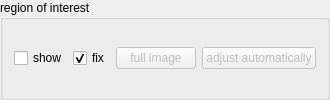
            <widget class="QGroupBox" name="groupBox_8">
             <property name="minimumSize">
              <size>
               <width>0</width>
               <height>44</height>
              </size>
             </property>
             <property name="title">
              <string>region of interest</string>
             </property>
             <layout class="QHBoxLayout" name="horizontalLayout_25">
              <item>
               <widget class="QCheckBox" name="trackRoiShow">
                <property name="text">
                 <string>show</string>
                </property>
               </widget>
              </item>
              <item>
               <widget class="QCheckBox" name="trackRoiFix">
                <property name="text">
                 <string>fix</string>
                </property>
                <property name="checked">
                 <bool>true</bool>
                </property>
               </widget>
              </item>
              <item>
               <widget class="QPushButton" name="trackRoiToFullImageSize">
                <property name="enabled">
                 <bool>false</bool>
                </property>
                <property name="toolTip">
                 <string>sets the tracking ROI such that it includes the full image</string>
                </property>
                <property name="text">
                 <string>full image</string>
                </property>
               </widget>
              </item>
              <item>
               <widget class="QPushButton" name="trackRoiAdjustAutomatically">
                <property name="enabled">
                 <bool>false</bool>
                </property>
                <property name="toolTip">
                 <string>sets the size of the tracking ROI to: recogniton ROI + head size </string>
                </property>
                <property name="text">
                 <string>adjust automatically</string>
                </property>
               </widget>
              </item>
             </layout>
            </widget>
